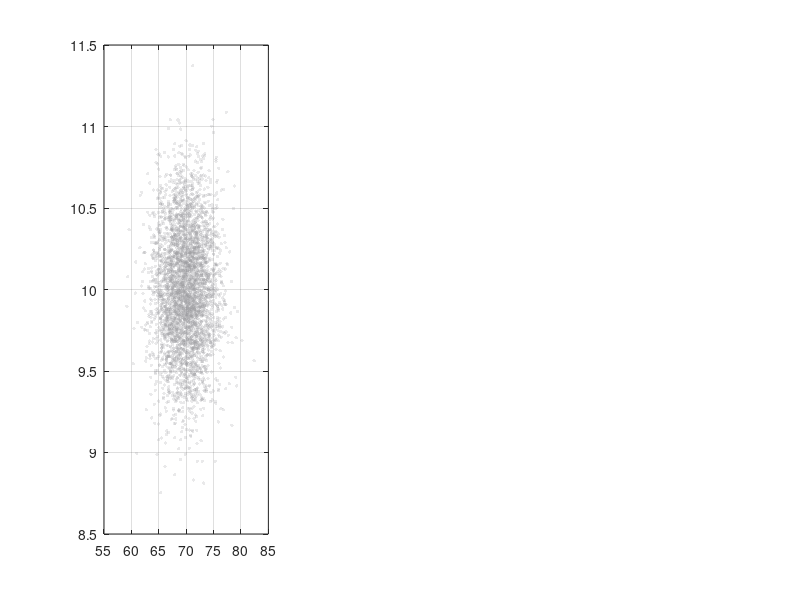

Source code (MATLAB): (Note: this script raises an error after producing the figure.)
%% Polar -> Cartesian : Monte-Carlo vs Taylor (EKF) vs Unscented Transform (UT)
%  SEL5917 — Nonlinear Filtering
%  Gaussian in polar coords (r,theta) pushed through g(r,theta)=[r cos, r sin].
%  Three approximations of the transformed mean/covariance:
%    (MC)     Monte-Carlo  (ground truth)                  -- blue
%    (TAYLOR) 1st-order Taylor / EKF:  mu=g(mu), C=G*Sig*G' -- orange
%    (UT)     Unscented:  sigma pts chi^i = mu + c*Sig^{1/2}*s^i, weighted moments -- purple
%
%  Output: ../images/polar2cart_ut_comparison.gif  and  .png
%  Author: generated for Prof. Marcos R. Fernandes.

clear; clc; close all; rng(3);

r0=10; th0=deg2rad(70); sr=0.35; Nmc=4000;
z1=randn(Nmc,1); z2=randn(Nmc,1);              % fixed draws -> smooth morph
sth_deg=[linspace(3,34,34), 34*ones(1,8)];

% ----- UT weights / sigma set (n=2) -----
n=2; kappa=1; c=sqrt(n+kappa);
S=[0 1 -1 0 0; 0 0 0 1 -1];                    % symmetric set (2n+1 cols)
w=[kappa/(n+kappa), repmat(1/(2*(n+kappa)),1,2*n)];   % weights w0,w,...

co=get(groot,'defaultAxesColorOrder');
cMC=co(1,:); cTAY=co(2,:); cUT=co(4,:);        % blue / orange / purple

here=fileparts(mfilename('fullpath'));
gifOut=fullfile(here,'..','images','polar2cart_ut_comparison.gif');
pngOut=fullfile(here,'..','images','polar2cart_ut_comparison.png');

g=@(r,th)[r.*cos(th); r.*sin(th)];

fig=figure('Color','w','Position',[60 60 1320 600]);

for fidx=1:numel(sth_deg)
    sth=deg2rad(sth_deg(fidx));
    mu=[r0;th0]; Sig=diag([sr^2, sth^2]); L=sqrt(Sig);   % diagonal -> elementwise sqrt

    % --- Monte-Carlo ---
    r=r0+sr*z1; th=th0+sth*z2;
    P=[r.*cos(th), r.*sin(th)];
    muMC=mean(P,1)'; covMC=cov(P);

    % --- Taylor / EKF ---
    muT=g(r0,th0);
    G=[cos(th0), -r0*sin(th0); sin(th0), r0*cos(th0)];
    covT=G*Sig*G';

    % --- Unscented Transform ---
    Chi = mu + c*L*S;                          % sigma points in polar space (2 x 5)
    Y   = [Chi(1,:).*cos(Chi(2,:)); Chi(1,:).*sin(Chi(2,:))];  % transformed (2 x 5)
    muU = Y*w';
    dY  = Y - muU;
    covU= (w.*dY)*dY';

    errT=norm(muMC-muT); errU=norm(muMC-muU);

    clf(fig);
    % ---------- left: input Gaussian in polar space ----------
    ax1=subplot(1,3,1); hold(ax1,'on'); box(ax1,'on'); grid(ax1,'on');
    scatter(ax1, rad2deg(th), r, 6,[0.6 0.6 0.62],'filled','MarkerFaceAlpha',0.22);
    draw_ellipse(ax1,[rad2deg(th0);r0],diag([rad2deg(sth)^2, sr^2]),2,cMC,'-');
    % sigma points in polar space
    plot(ax1, rad2deg(Chi(2,:)), Chi(1,:), 'd','MarkerFaceColor',cUT,'MarkerEdgeColor','k','MarkerSize',9);
    xlabel(ax1,'bearing  \theta  [deg]'); ylabel(ax1,'range  r  [m]');
    title(ax1,'Input:  Gaussian + sigma points','FontSize',12);
    xlim(ax1,[th0*180/pi-105, th0*180/pi+105]); ylim(ax1,[r0-4*sr, r0+4*sr]);

    % ---------- right: Cartesian comparison ----------
    ax2=subplot(1,3,[2 3]); hold(ax2,'on'); box(ax2,'on'); grid(ax2,'on'); axis(ax2,'equal');
    scatter(ax2, P(:,1),P(:,2), 6,[0.62 0.62 0.66],'filled','MarkerFaceAlpha',0.18);
    hMC =draw_ellipse(ax2,muMC,covMC,2,cMC ,'-');
    hTAY=draw_ellipse(ax2,muT ,covT ,2,cTAY,'-');
    hUT =draw_ellipse(ax2,muU ,covU ,2,cUT ,'-');
    % transformed sigma points
    plot(ax2, Y(1,:),Y(2,:),'d','MarkerFaceColor',cUT,'MarkerEdgeColor','k','MarkerSize',9);
    % means (MC circle, Taylor square, UT star)
    hmMC =plot(ax2,muMC(1),muMC(2),'o','MarkerFaceColor',cMC ,'MarkerEdgeColor','k','MarkerSize',9,'LineWidth',1);
    hmTAY=plot(ax2,muT(1) ,muT(2) ,'s','MarkerFaceColor',cTAY,'MarkerEdgeColor','k','MarkerSize',11,'LineWidth',1);
    hmUT =plot(ax2,muU(1) ,muU(2) ,'p','MarkerFaceColor',cUT ,'MarkerEdgeColor','k','MarkerSize',16,'LineWidth',1);
    xlabel(ax2,'p_x  [m]'); ylabel(ax2,'p_y  [m]');
    xlim(ax2,[-7 10]); ylim(ax2,[1 12]);
    legend(ax2,[hMC hTAY hUT hmMC hmTAY hmUT], ...
        {'MC ellipse (true)','Taylor / EKF ellipse','UT ellipse', ...
         'MC mean','Taylor mean','UT mean'}, ...
        'Location','southwest','FontSize',9,'Box','off','NumColumns',2);
    title(ax2, sprintf('Cartesian:  \\sigma_\\theta = %2.0f^\\circ    |    mean error:  Taylor = %.2f m,  UT = %.2f m', ...
          sth_deg(fidx),errT,errU),'FontSize',12);

    sgtitle(fig,'Polar \rightarrow Cartesian:  Monte-Carlo  vs  Taylor (EKF)  vs  Unscented (UT)', ...
            'FontSize',14,'FontWeight','bold');

    drawnow;
    frame=getframe(fig); [A,cm]=rgb2ind(frame2im(frame),256);
    if fidx==1, imwrite(A,cm,gifOut,'gif','LoopCount',Inf,'DelayTime',0.12);
    else,       imwrite(A,cm,gifOut,'gif','WriteMode','append','DelayTime',0.12); end
end
try, exportgraphics(fig,pngOut,'Resolution',130); catch, saveas(fig,pngOut); end
fprintf('final: Taylor mean err = %.3f m,  UT mean err = %.3f m\n', errT, errU);
fprintf('Saved GIF -> %s\nSaved PNG -> %s\n', gifOut, pngOut);

%% ---- ellipse helper ----
function h=draw_ellipse(ax,mu,C,ns,col,ls)
    C=(C+C')/2; [V,D]=eig(C); D=max(D,0);
    t=linspace(0,2*pi,100); e=V*sqrt(D)*[cos(t);sin(t)]*ns;
    h=plot(ax, mu(1)+e(1,:), mu(2)+e(2,:), ls,'Color',col,'LineWidth',2.4);
end
